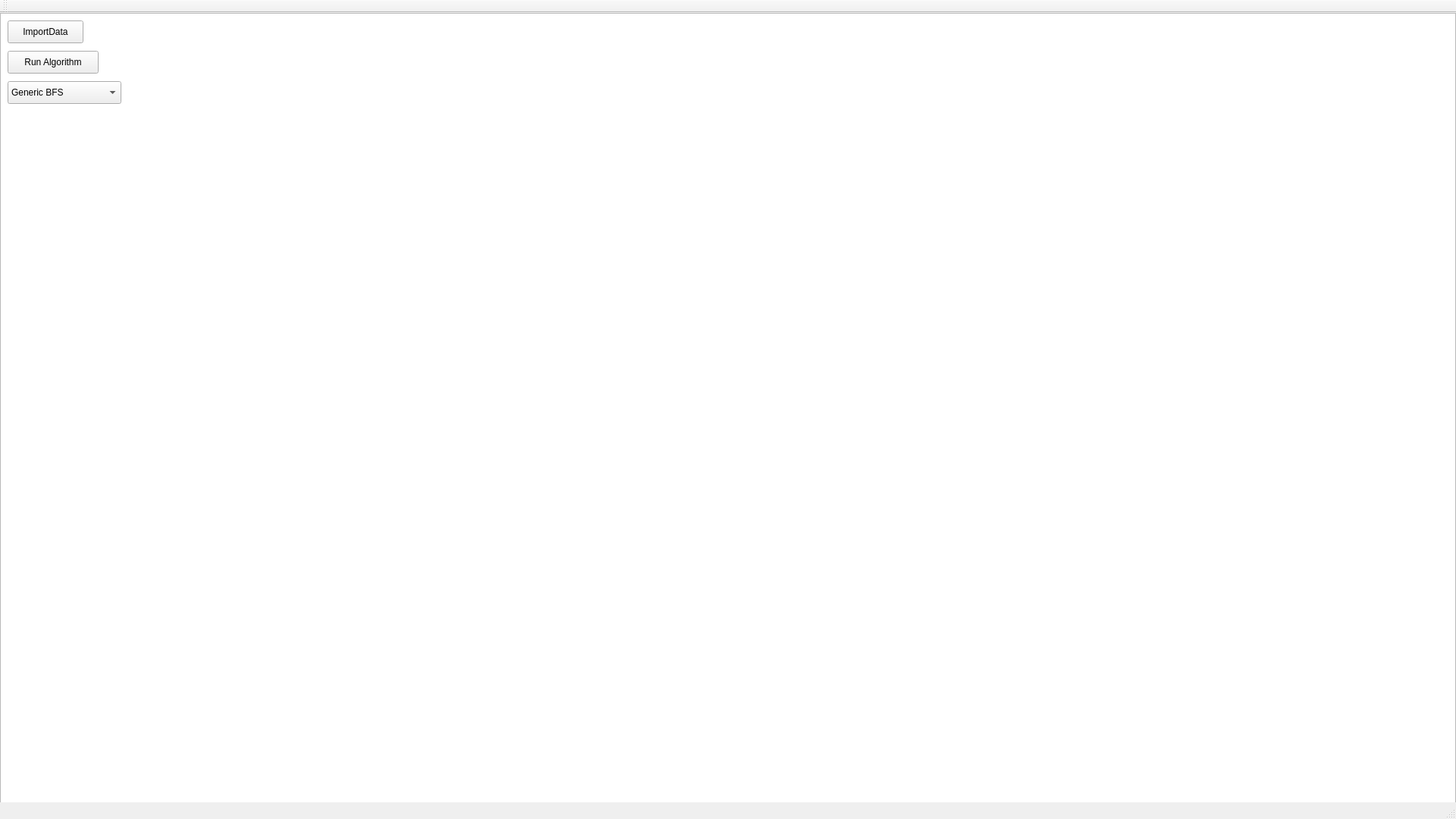
<?xml version="1.0" encoding="UTF-8"?>
<ui version="4.0">
 <class>MainWindow</class>
 <widget class="QMainWindow" name="MainWindow">
  <property name="geometry">
   <rect>
    <x>0</x>
    <y>0</y>
    <width>1920</width>
    <height>1080</height>
   </rect>
  </property>
  <property name="windowTitle">
   <string>MainWindow</string>
  </property>
  <widget class="QWidget" name="centralwidget">
   <widget class="QStackedWidget" name="stackedWidget">
    <property name="geometry">
     <rect>
      <x>0</x>
      <y>0</y>
      <width>1920</width>
      <height>1080</height>
     </rect>
    </property>
    <property name="currentIndex">
     <number>1</number>
    </property>
    <widget class="QWidget" name="page_3">
     <widget class="QLabel" name="label_title">
      <property name="geometry">
       <rect>
        <x>700</x>
        <y>100</y>
        <width>521</width>
        <height>81</height>
       </rect>
      </property>
      <property name="font">
       <font>
        <pointsize>32</pointsize>
        <bold>true</bold>
       </font>
      </property>
      <property name="text">
       <string>Path Finder</string>
      </property>
      <property name="alignment">
       <set>Qt::AlignmentFlag::AlignCenter</set>
      </property>
     </widget>
     <widget class="QLabel" name="label_corner">
      <property name="geometry">
       <rect>
        <x>10</x>
        <y>10</y>
        <width>200</width>
        <height>30</height>
       </rect>
      </property>
      <property name="font">
       <font>
        <pointsize>10</pointsize>
        <italic>true</italic>
       </font>
      </property>
      <property name="text">
       <string>PonticStudio</string>
      </property>
      <property name="alignment">
       <set>Qt::AlignmentFlag::AlignLeading|Qt::AlignmentFlag::AlignLeft|Qt::AlignmentFlag::AlignTop</set>
      </property>
     </widget>
     <widget class="QPushButton" name="pushButton">
      <property name="geometry">
       <rect>
        <x>895</x>
        <y>500</y>
        <width>130</width>
        <height>60</height>
       </rect>
      </property>
      <property name="text">
       <string>Start Simulation</string>
      </property>
     </widget>
    </widget>
    <widget class="QWidget" name="page_4">
     <widget class="QGraphicsView" name="graphicsView">
      <property name="geometry">
       <rect>
        <x>0</x>
        <y>0</y>
        <width>1920</width>
        <height>1080</height>
       </rect>
      </property>
      <property name="verticalScrollBarPolicy">
       <enum>Qt::ScrollBarPolicy::ScrollBarAlwaysOff</enum>
      </property>
      <property name="horizontalScrollBarPolicy">
       <enum>Qt::ScrollBarPolicy::ScrollBarAlwaysOff</enum>
      </property>
      <widget class="QPushButton" name="importDataButton">
       <property name="geometry">
        <rect>
         <x>10</x>
         <y>10</y>
         <width>100</width>
         <height>30</height>
        </rect>
       </property>
       <property name="text">
        <string>ImportData</string>
       </property>
      </widget>
     </widget>
     <widget class="QPushButton" name="runAlgorithmButton">
      <property name="geometry">
       <rect>
        <x>10</x>
        <y>50</y>
        <width>120</width>
        <height>30</height>
       </rect>
      </property>
      <property name="minimumSize">
       <size>
        <width>120</width>
        <height>0</height>
       </size>
      </property>
      <property name="text">
       <string>Run Algorithm</string>
      </property>
     </widget>
     <widget class="QComboBox" name="algorithmComboBox">
      <property name="geometry">
       <rect>
        <x>10</x>
        <y>90</y>
        <width>150</width>
        <height>30</height>
       </rect>
      </property>
      <property name="minimumSize">
       <size>
        <width>150</width>
        <height>0</height>
       </size>
      </property>
      <property name="toolTip">
       <string>Select pathfinding algorithm</string>
      </property>
      <item>
       <property name="text">
        <string>Generic BFS</string>
       </property>
      </item>
      <item>
       <property name="text">
        <string>Ford-Fulkerson</string>
       </property>
      </item>
      <item>
       <property name="text">
        <string>Edmonds-Karp</string>
       </property>
      </item>
     </widget>
    </widget>
   </widget>
  </widget>
  <widget class="QToolBar" name="algorithmToolBar">
   <property name="windowTitle">
    <string>Algorithms</string>
   </property>
   <attribute name="toolBarArea">
    <enum>TopToolBarArea</enum>
   </attribute>
   <attribute name="toolBarBreak">
    <bool>false</bool>
   </attribute>
  </widget>
  <widget class="QMenuBar" name="menubar">
   <property name="geometry">
    <rect>
     <x>0</x>
     <y>0</y>
     <width>1920</width>
     <height>22</height>
    </rect>
   </property>
  </widget>
  <widget class="QStatusBar" name="statusbar"/>
 </widget>
 <resources/>
 <connections/>
</ui>
